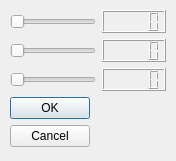
<?xml version="1.0" encoding="UTF-8"?>
<ui version="4.0">
 <class>Dialogdim</class>
 <widget class="QDialog" name="Dialogdim">
  <property name="geometry">
   <rect>
    <x>0</x>
    <y>0</y>
    <width>176</width>
    <height>161</height>
   </rect>
  </property>
  <property name="windowTitle">
   <string>Dialog</string>
  </property>
  <property name="windowIcon">
   <iconset resource="imagens.qrc">
    <normaloff>:/images/images/Files-New-File-icon.png</normaloff>:/images/images/Files-New-File-icon.png</iconset>
  </property>
  <widget class="QWidget" name="layoutWidget">
   <property name="geometry">
    <rect>
     <x>10</x>
     <y>10</y>
     <width>156</width>
     <height>141</height>
    </rect>
   </property>
   <layout class="QGridLayout" name="gridLayout">
    <item row="0" column="0">
     <widget class="QSlider" name="horizontalSliderSX">
      <property name="orientation">
       <enum>Qt::Horizontal</enum>
      </property>
     </widget>
    </item>
    <item row="0" column="1">
     <widget class="QLCDNumber" name="lcdNumber"/>
    </item>
    <item row="1" column="0">
     <widget class="QSlider" name="horizontalSliderSY">
      <property name="orientation">
       <enum>Qt::Horizontal</enum>
      </property>
     </widget>
    </item>
    <item row="1" column="1">
     <widget class="QLCDNumber" name="lcdNumber_2"/>
    </item>
    <item row="2" column="0">
     <widget class="QSlider" name="horizontalSliderSZ">
      <property name="orientation">
       <enum>Qt::Horizontal</enum>
      </property>
     </widget>
    </item>
    <item row="2" column="1">
     <widget class="QLCDNumber" name="lcdNumber_3"/>
    </item>
    <item row="3" column="0" colspan="2">
     <widget class="QDialogButtonBox" name="buttonBox">
      <property name="orientation">
       <enum>Qt::Vertical</enum>
      </property>
      <property name="standardButtons">
       <set>QDialogButtonBox::Cancel|QDialogButtonBox::Ok</set>
      </property>
     </widget>
    </item>
   </layout>
  </widget>
 </widget>
 <resources>
  <include location="imagens.qrc"/>
 </resources>
 <connections>
  <connection>
   <sender>buttonBox</sender>
   <signal>accepted()</signal>
   <receiver>Dialogdim</receiver>
   <slot>accept()</slot>
   <hints>
    <hint type="sourcelabel">
     <x>20</x>
     <y>180</y>
    </hint>
    <hint type="destinationlabel">
     <x>157</x>
     <y>197</y>
    </hint>
   </hints>
  </connection>
  <connection>
   <sender>buttonBox</sender>
   <signal>rejected()</signal>
   <receiver>Dialogdim</receiver>
   <slot>reject()</slot>
   <hints>
    <hint type="sourcelabel">
     <x>46</x>
     <y>180</y>
    </hint>
    <hint type="destinationlabel">
     <x>286</x>
     <y>197</y>
    </hint>
   </hints>
  </connection>
  <connection>
   <sender>horizontalSliderSX</sender>
   <signal>valueChanged(int)</signal>
   <receiver>lcdNumber</receiver>
   <slot>display(int)</slot>
   <hints>
    <hint type="sourcelabel">
     <x>303</x>
     <y>33</y>
    </hint>
    <hint type="destinationlabel">
     <x>362</x>
     <y>20</y>
    </hint>
   </hints>
  </connection>
  <connection>
   <sender>horizontalSliderSY</sender>
   <signal>valueChanged(int)</signal>
   <receiver>lcdNumber_2</receiver>
   <slot>display(int)</slot>
   <hints>
    <hint type="sourcelabel">
     <x>307</x>
     <y>56</y>
    </hint>
    <hint type="destinationlabel">
     <x>369</x>
     <y>55</y>
    </hint>
   </hints>
  </connection>
  <connection>
   <sender>horizontalSliderSZ</sender>
   <signal>valueChanged(int)</signal>
   <receiver>lcdNumber_3</receiver>
   <slot>display(int)</slot>
   <hints>
    <hint type="sourcelabel">
     <x>317</x>
     <y>83</y>
    </hint>
    <hint type="destinationlabel">
     <x>360</x>
     <y>81</y>
    </hint>
   </hints>
  </connection>
 </connections>
</ui>
